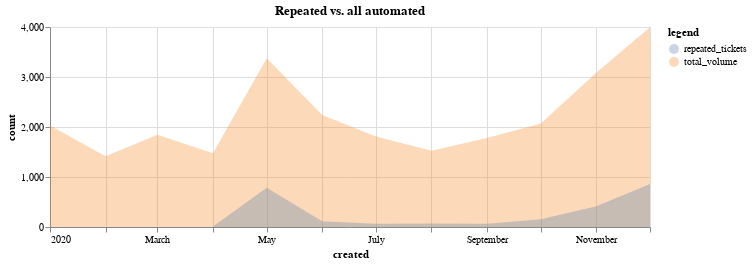

The cell this chart's notebook holds for it:
### Markdown cell above
Even though it was noted that repeated tickets spiked at <800 in volume - not comprising all of the overall spikes, their ratio to overall automated tickets still increased significantly during the spikes. 

It suggests that repeated chargebacks contributed to around 20% of the spike. Remaining volume is yet of unknown origin.

Below chart is just a quick look how repeated tickets look in volume when compared to all automated tickets.

### Code cell
# take only automated tickets and group only by date
cbs_m_ovr = (
    cbs_m.loc[cbs_m["type"] == "total"].groupby("created")["count"].sum().reset_index()
)
cbs_m_ovr["legend"] = "total_volume"
cbs_u_ovr = (
    cbs_u.loc[cbs_u["automated"] == True]
    .groupby("created")["count"]
    .sum()
    .reset_index()
)
cbs_u_ovr["legend"] = "repeated_tickets"

# join both on created month and get the percentage of repeated tickets
cbs_c = pd.concat([cbs_m_ovr, cbs_u_ovr])

# draw chart
source = cbs_c
alt.Chart(source).mark_area(opacity=0.3).encode(
    x="created:T", y=alt.Y("count:Q", stack=None), color="legend:N"
).properties(width=600, height=200, title="Repeated vs. all automated").display()

### Figure 1 — Vega-Lite specification as saved in the notebook (floating-point values rounded to 4 significant figures)
{"config": {"view": {"continuousWidth": 400, "continuousHeight": 300}}, "data": {"name": "data-751dda6160121bf3a7f763ebc6e55016"}, "mark": {"type": "area", "opacity": 0.3}, "encoding": {"color": {"type": "nominal", "field": "legend"}, "x": {"type": "temporal", "field": "created"}, "y": {"type": "quantitative", "field": "count", "stack": null}}, "height": 200, "title": "Repeated vs. all automated", "width": 600, "$schema": "https://vega.github.io/schema/vega-lite/v4.8.1.json", "datasets": {"data-751dda6160121bf3a7f763ebc6e55016": [{"created": "2020-01", "count": 2030, "legend": "total_volume"}, {"created": "2020-02", "count": 1417, "legend": "total_volume"}, {"created": "2020-03", "count": 1846, "legend": "total_volume"}, {"created": "2020-04", "count": 1474, "legend": "total_volume"}, {"created": "2020-05", "count": 3376, "legend": "total_volume"}, {"created": "2020-06", "count": 2239, "legend": "total_volume"}, {"created": "2020-07", "count": 1808, "legend": "total_volume"}, {"created": "2020-08", "count": 1526, "legend": "total_volume"}, {"created": "2020-09", "count": 1779, "legend": "total_volume"}, {"created": "2020-10", "count": 2068, "legend": "total_volume"}, {"created": "2020-11", "count": 3087, "legend": "total_volume"}, {"created": "2020-12", "count": 3994, "legend": "total_volume"}, {"created": "2020-04", "count": 9, "legend": "repeated_tickets"}, {"created": "2020-05", "count": 783, "legend": "repeated_tickets"}, {"created": "2020-06", "count": 114, "legend": "repeated_tickets"}, {"created": "2020-07", "count": 65, "legend": "repeated_tickets"}, {"created": "2020-08", "count": 71, "legend": "repeated_tickets"}, {"created": "2020-09", "count": 64, "legend": "repeated_tickets"}, {"created": "2020-10", "count": 154, "legend": "repeated_tickets"}, {"created": "2020-11", "count": 416, "legend": "repeated_tickets"}, {"created": "2020-12", "count": 861, "legend": "repeated_tickets"}]}}
